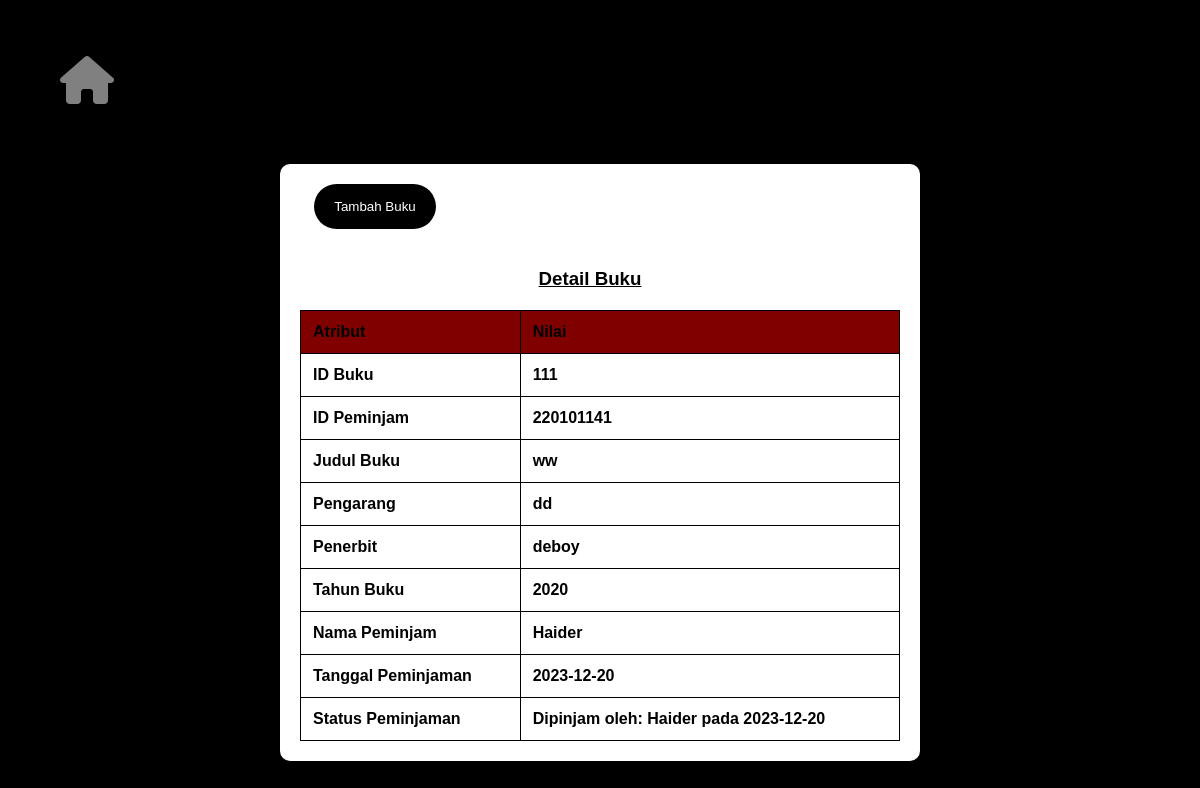
The app's page /tbl_detail.php?id_buku=111 with its own data.
### tables this page shows
CREATE TABLE `buku` (
  `id_buku` int(11) NOT NULL,
  `judul_buku` varchar(50) NOT NULL,
  `pengarang` varchar(50) NOT NULL,
  `penerbit` varchar(50) NOT NULL,
  `tahun_buku` varchar(30) NOT NULL,
  `status` varchar(50) NOT NULL DEFAULT '''belum dipinjam'';'
);

CREATE TABLE `peminjaman` (
  `id_peminjam` int(11) NOT NULL,
  `id_buku` int(11) NOT NULL,
  `nama_peminjam` varchar(50) NOT NULL,
  `tanggal_peminjaman` varchar(50) NOT NULL
);

### tbl_detail.php (the view, shortened to what this page needs)
<?php
require_once 'koneksi.php';
if (isset($_GET['id_buku'])) {
    $id_buku = $_GET['id_buku'];
    $bookQuery = $con->prepare("SELECT * FROM buku WHERE id_buku = ?");
    $bookQuery->execute([$id_buku]);
    $book = $bookQuery->fetch();
    $loanQuery = $con->prepare("SELECT * FROM peminjaman WHERE id_buku = ?");
    $loanQuery->execute([$id_buku]);
    $loan = $loanQuery->fetch();
} else {
    header("Location: index.php");
    exit();
}
?>
<!DOCTYPE html>
<html lang="en">
<head>
    <br><br><a href="index.php" style="color: #808080; margin-left: 40px; margin-bottom: 40px;">
        <i class="fa-solid fa-house fa-3x"></i>
    </a>
    <link rel="stylesheet" href="https://cdnjs.cloudflare.com/ajax/libs/font-awesome/6.4.2/css/all.min.css">
    <link rel="stylesheet" type="text/css" href="Style.css">
</head>
<body>
    <div class="content">
        <button onclick="window.location.href='buku.php'">Tambah Buku</button>
        <h3><u>Detail Buku</u></h3>
        <table class="table">
            <thead class="thead-dark">
                <tr>
                    <th scope="col">Atribut</th>
                    <th scope="col">Nilai</th>
                </tr>
            </thead>
            <tbody>
                <tr>
                    <td>ID Buku</td>
                    <td>
                        <?php echo $book['id_buku']; ?>
                    </td>
                </tr>
                <tr>
                    <td>ID Peminjam</td>
                    <td>
                        <?php echo $loan['id_peminjam']; ?>
                    </td>
                </tr>
                <tr>
                    <td>Judul Buku</td>
                    <td>
                        <?php echo $book['judul_buku']; ?>
                    </td>
                </tr>
                <tr>
                    <td>Pengarang</td>
                    <td>
                        <?php echo $book['pengarang']; ?>
                    </td>
                </tr>
                <tr>
                    <td>Penerbit</td>
                    <td>
                        <?php echo $book['penerbit']; ?>
                    </td>
                </tr>
                <tr>
                    <td>Tahun Buku</td>
                    <td>
                        <?php echo $book['tahun_buku']; ?>
                    </td>
                </tr>
                <tr>
                    <td>Nama Peminjam</td>
                    <td>
                        <?php echo $loan['nama_peminjam']; ?>
                    </td>
                </tr>
                <tr>
                    <td>Tanggal Peminjaman</td>
                    <td>
                        <?php echo $loan['tanggal_peminjaman']; ?>
                    </td>
                </tr>
                <tr>
                    <td>Status Peminjaman</td>
                    <td>
                        <?php
                        if ($loan) {
                            echo "Dipinjam oleh: " . $loan['nama_peminjam'] . " pada " . $loan['tanggal_peminjaman'];
                        } else {
                            echo "Belum Dipinjam";
                        }
                        ?>
                    </td>
                </tr>
            </tbody>
        </table>
    </div>
</body>
</html>

### Style.css (style rules this page uses)
body { font-family: 'Arial', sans-serif; margin: 0; padding: 0; }
.content { margin: 20px; }
table { width: 100%; border-collapse: collapse; margin-top: 20px; }
table, th, td { border: 1px solid #000000; }
th, td { padding: 12px; text-align: left; color: #000000; font-weight: bold; }
thead { color: #000000; }
tbody { color: #ffffff; }
td { padding: 12px; text-align: left; }

### tbl_detail.php (style rules this page uses)
body { background-color: #000; font-family: 'Arial', sans-serif; margin: 0; padding: 0; display: flex; flex-direction: column; align-items: center; height: 100vh; }
.content { background-color: #fff; padding: 20px; border-radius: 10px; box-shadow: 0 0 10px rgba(0, 0, 0, 0.1); width: 80%; max-width: 600px; text-align: center; margin: 20px 0; }
h3 { color: #000000; margin-bottom: 20px; margin-right: 20px; }
button { background-color: #000; color: white; border: none; padding: 15px 20px; border-radius: 50px; cursor: pointer; margin-right: 450px; margin-bottom: 20px; }
table { width: 100%; margin-top: 20px; border-collapse: collapse; }
th, td { padding: 12px; border-bottom: 1px solid #ddd; text-align: left; color: #333; }
th { background-color: #800000; color: white; }
a { color: #808080; margin-left: 20px; margin-bottom: 20px; text-decoration: none; align-self: flex-start; }
i.fa-house { margin-top: 20px; margin-left: 20px; }

### records on screen
buku: id_buku "111", judul_buku "ww", pengarang "dd", penerbit "deboy", tahun_buku "2020"
peminjaman: id_peminjam "220101141", nama_peminjam "Haider", tanggal_peminjaman "2023-12-20"
